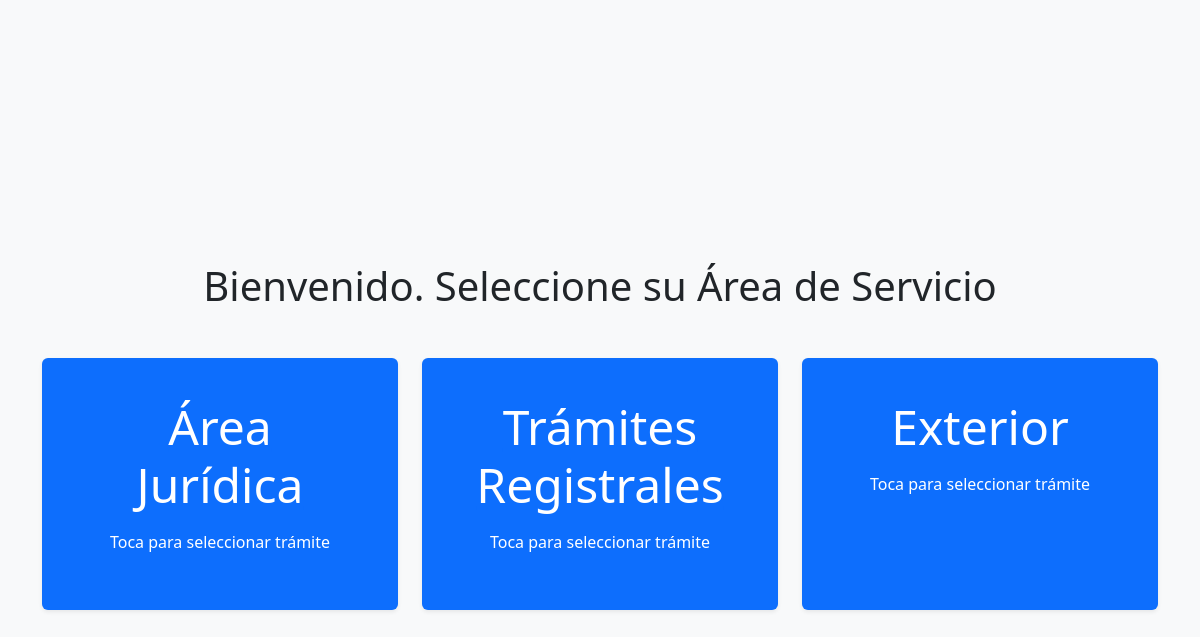
The page / on the database its author committed.
### tables this page shows
CREATE TABLE IF NOT EXISTS `areas` (
  `id_area` int(11) NOT NULL AUTO_INCREMENT,
  `nombre_area` varchar(100) NOT NULL,
  `descripcion` text DEFAULT NULL,
  `activo` tinyint(1) NOT NULL DEFAULT 1,
  `termino_ubicacion` varchar(50) NOT NULL DEFAULT 'Escritorio' COMMENT 'Ej: Escritorio, Módulo, Puerta, Ventanilla',
  PRIMARY KEY (`id_area`)
);

### index.php (the view, shortened to what this page needs)
<?php
require_once 'config.php';
$mensaje = "";
$numero_generado = "";
$area_generada = "";
$area_seleccionada_id = (int)($_GET['id_area'] ?? 0);
$tramites_result = null;
?>
<!DOCTYPE html>
<html lang="es">
<head>
    <link href="https://cdn.jsdelivr.net/npm/bootstrap@5.3.3/dist/css/bootstrap.min.css" rel="stylesheet">
</head>
<body class="bg-light">
    <div class="container mt-5">
        <?php if (!empty($mensaje)):  ?>
            <div class="alert alert-success text-center p-5" role="alert">
                <?= $mensaje; ?>
                <hr>
                <button onclick="imprimirTicket('<?php echo $numero_generado; ?>', '<?php echo $area_generada; ?>')" class="btn btn-lg btn-primary mt-3 me-3">
                    🖨️ Imprimir Ticket
                </button>
                <button onclick="window.location.href='index.php'" class="btn btn-lg btn-secondary mt-3">
                    Volver al Quiosco
                </button>
            </div>
            <div id="ticket-imprimir" style="display: none;"></div>
        <?php else:  ?>
            <h1 class="text-center mb-5">Bienvenido. Seleccione su Área de Servicio</h1>
            <div class="row justify-content-center">
                <?php
                $sql = "SELECT id_area, nombre_area FROM areas WHERE activo = TRUE";
                $result = $mysqli->query($sql);
                if ($result->num_rows > 0) {
                    while($row = $result->fetch_assoc()) {
                        echo '<div class="col-md-4 mb-4">';
                        echo '    <a href="index.php?id_area=' . $row['id_area'] . '" class="h-100">';
                        echo '        <div class="area-card card text-center p-4 shadow-sm w-100 h-100 border-0 bg-primary text-white">';
                        echo '            <div class="card-body">';
                        echo '                <h2 class="card-title display-5">' . htmlspecialchars($row['nombre_area']) . '</h2>';
                        echo '                <p class="mt-3">Toca para seleccionar trámite</p>';
                        echo '            </div>';
                        echo '        </div>';
                        echo '    </a>';
                        echo '</div>';
                    }
                } else {
                    echo '<p class="text-center">No hay áreas de servicio activas.</p>';
                }
                ?>
            </div>
        <?php endif; ?>
    </div>
</body>
</html>

### index.php (style rules this page uses)
.area-card, .tramite-card { cursor: pointer; transition: transform 0.2s, box-shadow 0.2s; }
.container { min-height: 100vh; display: flex; flex-direction: column; justify-content: center; }

### rows shown on the page
areas: nombre_area "Área Jurídica"
areas: nombre_area "Trámites Registrales"
areas: nombre_area "Exterior"
